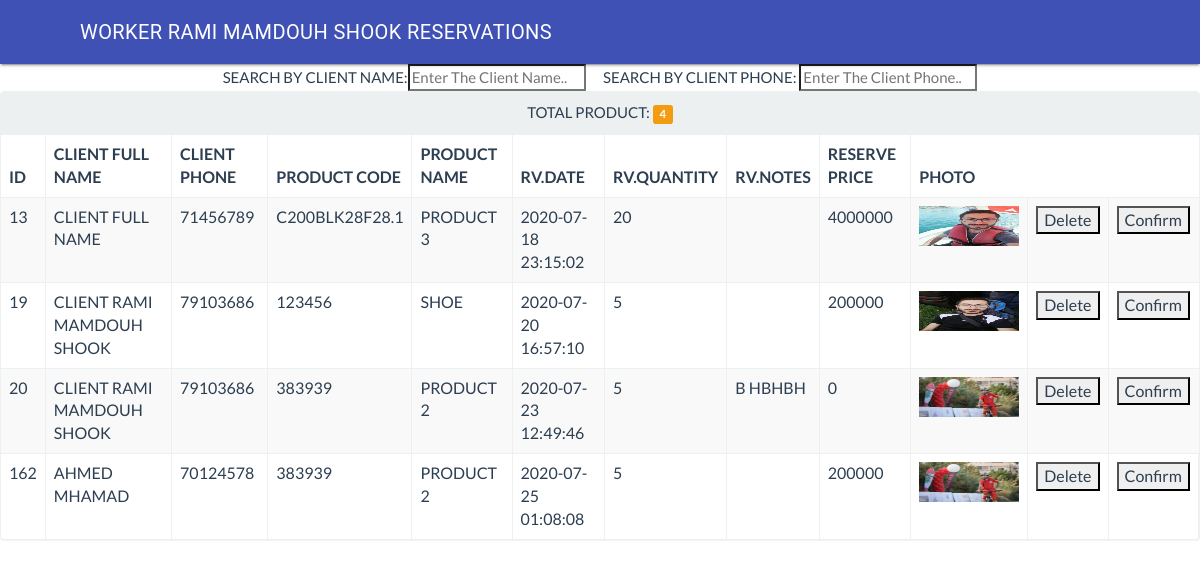
The app's page /MyReservation.php (signed in) with its own data.
### tables this page shows
CREATE TABLE `reserved` (
  `reserve_id` int(11) NOT NULL,
  `reserve_product_id` int(11) NOT NULL,
  `reserve_worker_id` int(11) NOT NULL,
  `reserve_client_id` int(11) NOT NULL,
  `reverse_Status` text DEFAULT 'Pending',
  `reverse_Notes` text NOT NULL,
  `reserve_Date` timestamp NOT NULL DEFAULT current_timestamp(),
  `reserve_Price` int(5) NOT NULL,
  `reserve_Quantity` int(11) NOT NULL,
  `rw_id` int(11) NOT NULL
);

CREATE TABLE `clients` (
  `client_id` int(11) NOT NULL,
  `client_FullName` varchar(50) NOT NULL,
  `client_Address` text NOT NULL,
  `client_Phone` text NOT NULL,
  `client_Notes` text DEFAULT NULL
);

CREATE TABLE `products` (
  `product_id` int(11) NOT NULL,
  `Product_Name` text NOT NULL,
  `product_Code` text NOT NULL,
  `product_Size` text NOT NULL,
  `product_Color` text NOT NULL,
  `product_Quantity` int(11) NOT NULL,
  `product_Price` double NOT NULL,
  `product_Note` text DEFAULT NULL,
  `product_Availability` char(1) NOT NULL DEFAULT 'A' COMMENT 'A:Available,O:Out Of Stock',
  `product_photo_path` text NOT NULL,
  `Real_Size` double DEFAULT 0
);

### MyReservation.php (the view, shortened to what this page needs)
<html>
  <head>
          <link rel="stylesheet" type="text/css" href="css/index.css">
    <link rel="stylesheet" href="css/material.min.css">
    <link rel="stylesheet" type="text/css" href="css/pic.css">
<link rel="stylesheet" href="https://cdnjs.cloudflare.com/ajax/libs/font-awesome/4.2.0/css/font-awesome.min.css">
<link rel="stylesheet" type="text/css" href="./assets/bootstrap.css">
  </head>
  <body>
    <div class="mdl-layout mdl-js-layout mdl-layout--fixed-header">
      <header class="mdl-layout__header">
        <div class="mdl-layout__header-row">
          <span class="mdl-layout-title"><?php echo $_SESSION['name'] ?> Reservations</span>
      </header>
      <main class="mdl-layout__content">
        <div class="page-content">
		<div align="center">
        Search By Client Name:<input type="text" id="myInput" onkeyup="myFunction()" placeholder="Enter The Client Name.." title="Type The Client Name">
        &nbsp; &nbsp; &nbsp;Search By Client Phone: <input type="text" id="NameInput" onkeyup="SearchByName()" placeholder="Enter The Client Phone.." title="Type The Client Phone">
    <?PHP
    include("./config.php");
    $workeruid = $_SESSION['uid'];
     $q = mysqli_query($connection, "SELECT	reserve_id,
     product_Code,
      product_Name,
      product_photo_path,
        client_FullName,
        client_Phone,
        reserve_Date,
        reverse_Notes,
        reserve_Quantity,
        product_id,
        reserve_Price FROM products , reserved , clients
        where reserve_worker_id = '$workeruid' AND reserve_product_id = products.product_id AND reserve_client_id = clients.client_id
                                  AND reverse_Status = 'Pending' ")or die("error");
     $t = mysqli_num_rows($q);
     echo '
    <div class="">
        <div class="panel panel-default">
          <div class="panel-heading no-collapse">  <center>Total Product: <span class="label label-warning">'.$t.'  </center></span></div>
          <table class="table table-bordered table-striped" id="productTable">
              <thead>
                <tr>
                <th>ID</th>
                <th>Client Full Name</th>
                <th>client Phone</th>
                <th>Product Code</th>
                <th>Product Name</th>
                  <th>Rv.Date</th>
                  <th>Rv.Quantity</th>
                  <th>Rv.Notes</th>
                  <th>Reserve Price</th>
                  <th>Photo</th>
                </tr>
              </thead>
              <tbody>';
  while($row = mysqli_fetch_assoc($q)){
              echo '<tr id="'.$row['reserve_id'].'">
              <td>'.$row['reserve_id'].'</td>
                  <td>'.$row['client_FullName'].'</td>
                  <td>'.$row['client_Phone'].'</td>
                  <td id='.$row['reserve_id'].'>'.$row['product_Code'].'</td>
                  <td>'.$row['product_Name'].'</td>
                  <td>'.$row['reserve_Date'].'</td>
                  <td>'.$row['reserve_Quantity'].'</td>
                  <td>'.$row['reverse_Notes'].'</td>
                  <td>'.$row['reserve_Price'].'</td>
                  <td> <img src= "'.$row['product_photo_path'].'"  class="thumbnailz" height="40px" width="100px" alt="No Available Photo" onerror="this.onerror=null; this.remove();"></img></td>
                  <td> <input type="button" id='.$row['reserve_id'].' onclick="deleterv(this.id,'.$row['reserve_Quantity'].','.$row['product_id'].',this)" value="Delete">
                  <td> <input type="button" id='.$row['reserve_id'].' onclick="confirmrv(this.id,this)" value="Confirm">
                  </td>'; }
?>
		</div>
      </main>
    </div>
  </body>
</html>

### css/index.css (style rules this page uses)
* { -webkit-tap-highlight-color: rgba(0,0,0,0); }
body { -webkit-touch-callout: none; -webkit-text-size-adjust: none; -webkit-user-select: none; background-color:#E4E4E4; background-image:linear-gradient(top, #A7A7A7 0%, #E4E4E4 51%); font-family: system-ui, -apple-system, -apple-system-font, 'Segoe UI', 'Roboto', sans-serif; font-size:12px; height:100vh; margin:0px; padding:0px; padding: env(safe-area-inset-top, 0px) env(safe-area-inset-right, 0px) env(safe-area-inset-bottom, 0px) env(safe-area-inset-right, 0px); text-transform:uppercase; width:100%; }

### records on screen
reserved: reserve "13", reserve_client.client_FullName "CLIENT FULL NAME", reserve_client.client_Phone "71456789", reserve_product.product_Code "C200BLK28F28.1", reserve_product.Product_Name "PRODUCT 3", reserve_Date "2020-07-18 23:15:02", reserve_Quantity "20", reserve_Price "4000000", reserve_product.product_photo_path (picture)
reserved: reserve "19", reserve_client.client_FullName "CLIENT RAMI MAMDOUH SHOOK", reserve_client.client_Phone "79103686", reserve_product.product_Code "123456", reserve_product.Product_Name "SHOE", reserve_Date "2020-07-20 16:57:10", reserve_Quantity "5", reserve_Price "200000", reserve_product.product_photo_path (picture)
reserved: reserve "20", reserve_client.client_FullName "CLIENT RAMI MAMDOUH SHOOK", reserve_client.client_Phone "79103686", reserve_product.product_Code "383939", reserve_product.Product_Name "PRODUCT 2", reserve_Date "2020-07-23 12:49:46", reserve_Quantity "5", reverse_Notes "B HBHBH", reserve_Price "0", reserve_product.product_photo_path (picture)
reserved: reserve "162", reserve_client.client_FullName "AHMED MHAMAD", reserve_client.client_Phone "70124578", reserve_product.product_Code "383939", reserve_product.Product_Name "PRODUCT 2", reserve_Date "2020-07-25 01:08:08", reserve_Quantity "5", reserve_Price "200000", reserve_product.product_photo_path (picture)

### other values on screen
$_SESSION['name'] "WORKER RAMI MAMDOUH SHOOK"
$t "4"
